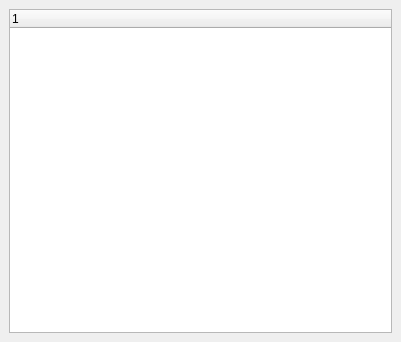
<?xml version="1.0" encoding="UTF-8"?>
<ui version="4.0">
 <class>PropertyEditorWidget</class>
 <widget class="QDockWidget" name="PropertyEditorWidget">
  <property name="geometry">
   <rect>
    <x>0</x>
    <y>0</y>
    <width>401</width>
    <height>342</height>
   </rect>
  </property>
  <property name="windowTitle">
   <string>Properties</string>
  </property>
  <widget class="QWidget" name="dockWidgetContents">
   <layout class="QVBoxLayout" name="verticalLayout">
    <item>
     <widget class="QTreeWidget" name="treeWidget">
      <column>
       <property name="text">
        <string notr="true">1</string>
       </property>
      </column>
     </widget>
    </item>
   </layout>
  </widget>
 </widget>
 <resources/>
 <connections/>
</ui>
